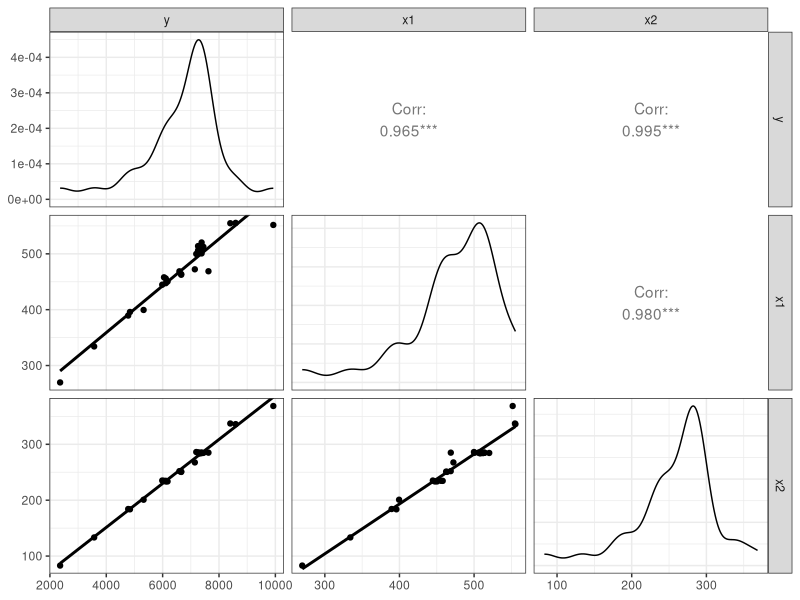
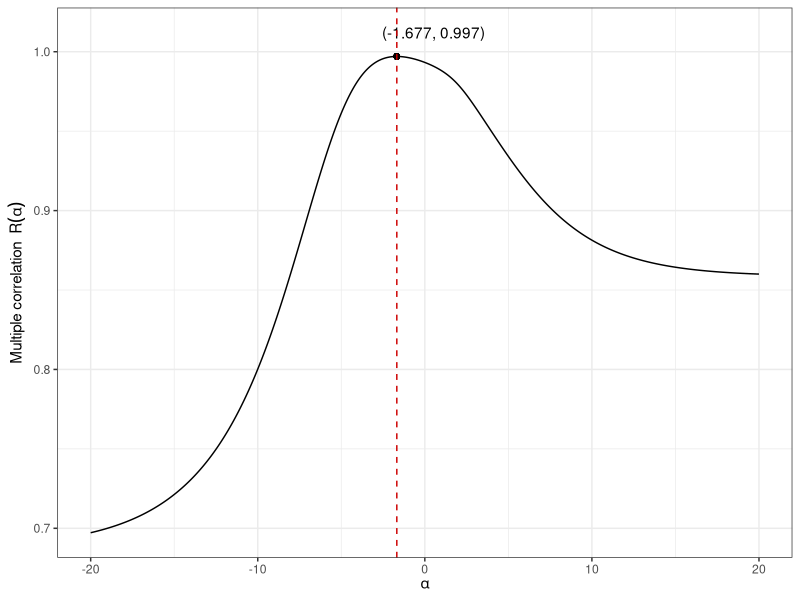

R code for these plots, in order:
library(tidyverse)
library(GGally)  # For ggpairs function
library(ggplot2) # For ggplot2 functionality
theme_set(theme_bw())
# Data for Entropy and Heat Capacity of 30 benzenoids hydrocarbons
x1 <- c(269.722, 334.155, 389.475, 395.882, 444.724, 447.437, 457.958, 455.839, 
        450.418, 399.491, 499.831, 513.857, 508.537, 507.395, 506.076, 512.523, 
        500.734, 520.307, 509.210, 513.879, 511.770, 509.611, 462.545, 463.738, 
        468.712, 555.409, 472.295, 554.784, 468.796, 551.708) #Entropy
x2 <- c(83.019, 133.325, 184.194, 183.654, 235.165, 233.497, 234.568, 234.638, 
        233.558, 200.815, 286.182, 285.056, 284.037, 284.088, 285.148, 284.595, 
        284.870, 284.503, 284.785, 284.740, 284.233, 284.552, 251.175, 250.568, 
        251.973, 336.098, 267.543, 337.204, 285.041, 368.518) #Heat Capacity
# 30x3 array for number of edges in each dudv partition: (2,2), (2,3), (3,3)
coef_y <- t(matrix(c(
  # (2,2)
  6, 6, 6, 7, 6, 8, 7, 8, 9, 6, 6, 7, 8, 8, 7, 10, 9, 9, 9, 8, 9, 8, 8, 8, 7, 9, 7, 6, 6, 6,
  # (2,3)
  0, 4, 8, 6, 12, 8, 10, 8, 6, 8, 16, 14, 12, 12, 14, 8, 10, 10, 10, 12, 10, 12, 8, 8, 10, 14, 10, 20, 12, 16,
  # (3,3)
  0, 1, 2, 3, 3, 5, 4, 5, 6, 5, 4, 5, 6, 6, 5, 8, 7, 7, 7, 6, 7, 6, 8, 8, 7, 8, 10, 5, 12, 19
), ncol = 30, byrow = TRUE))
# Number of vertices (v_exp)
v_exp <- c(6, 10, 14, 14, 18, 18, 18, 18, 18, 16, 22, 22, 22, 22, 22, 22, 22, 22, 22, 22, 22, 22, 20, 20, 20, 26, 22, 26, 24, 32)
# List of index-computing functions
t_1 <- t(cbind(
  4 / (v_exp - 2),
  (5 * v_exp - 12) / ((v_exp - 2) * (v_exp - 3)),
  6 / (v_exp - 3)
))
# The 'y' function will now perform the matrix multiplication
y <- function(a = 1) {
  alphaone <- t_1 ^ a
  as.numeric(coef_y %*% rowSums(alphaone))
}
# Create the multiple correlation function (depends only on a)
mult_rho <- function(.a = 1) {
  dat <- tibble(y = y(a = .a), x1 = x1, x2 = x2)
  fit <- lm(y ~ x1 + x2, data = dat)
  sqrt(summary(fit)$r.squared)
}
# Objective function for maximization
myfun <- function(a) {
  rho_value <- mult_rho(a)
  if (is.nan(rho_value) || rho_value == 0) {
    return(Inf)  # Return a large value to avoid issues with log(0)
  }
  return(-log(1 + rho_value))  # Negate for maximization
}
# Optimizing using nlminb
res <- nlminb(-abs(rnorm(1)), myfun)
print(res)
# The optimal value of 'a' and multiple correlation
alpha_hat <- res$par
rho_hat <- mult_rho(alpha_hat)
# The optimal values of y in a table
dat <- tibble(y = y(a = res$par), x1 = x1, x2 = x2)
# Plotting with GGpairs
GGally::ggpairs(dat,
                lower = list(continuous = wrap("smooth", method = "lm", se = FALSE)),
                diag = list(continuous = wrap("densityDiag"))
)
# Plot the relationship of 'alpha' and multiple correlation
plot_df <- tibble(a = seq(-20, 20, length = 500)) %>%
  mutate(mcor = unlist(purrr::map(a, myfun)))
ggplot(plot_df, aes(a, exp(-mcor) - 1)) +
  geom_line() +
  geom_point(x = alpha_hat, y = mult_rho(alpha_hat)) +
  annotate("text", x = alpha_hat + 2.2, y = mult_rho(alpha_hat) + 0.015, 
           label = paste0("(", round(alpha_hat, 3), ", ", round(rho_hat, 3), ")")) +
  geom_vline(xintercept = alpha_hat, linetype = "dashed", col ="red3") +
  labs(x = expression(alpha), y = expression("Multiple correlation "~R(alpha))) +
  theme_bw()